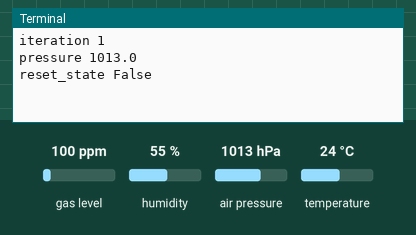
Bench run of a program on a simulated Raspberry Pi (header pin numbers). Parts: the last lines printed to the terminal. Inputs (shaded band) come from the test bench; at power-on: air pressure 1013 hPa, gas level 100 ppm, humidity 55 %, temperature 24 °C.

Above: at 1.4 s.
1.5 s: air pressure set to 952 hPa
At 1.57 s:
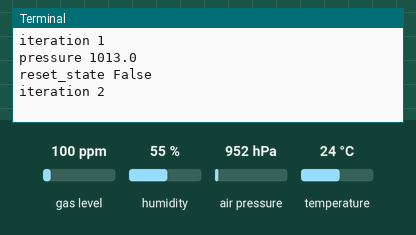
3.0 s: air pressure set to 975 hPa
At 4.8 s:
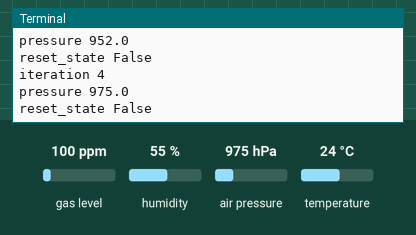
Timing chart, 0 to 6.3 s (numbered marks = the images above; inputs shaded):
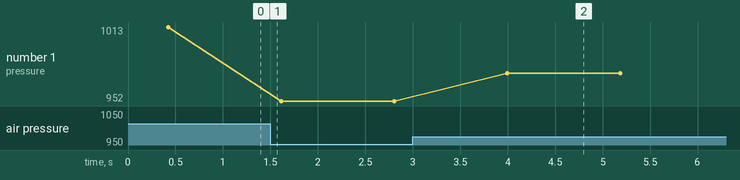

Measured:
- after the input at 3.0 s, the terminal: prints a new line after 1.0 s (image 2)
- plotted number 1: 1013 → 952 after the input at 1.5 s, 952 → 975 after the input at 3.0 s

The program:

main.py
```python
import time
from typing import Union

from input import Input
from sensor import PressureSensor


def calculate_elevation(
    pressure_hpa: Union[int, float], pressure0_hpa: Union[int, float]
) -> Union[int, float]:
    return 44_330 * (1 - (pressure_hpa / pressure0_hpa) ** (1 / 5.5255))


class ElevationTracker:
    sensor: PressureSensor

    input: Input

    pressure0_hpa: Union[int, float]

    def __init__(self) -> None:
        self.sensor = PressureSensor()

        self.input = Input()

        self.pressure0_hpa = self.sensor.read()

    def get_pressure(self) -> Union[int, float]:
        return self.sensor.read()

    def reset_pressure0(self) -> None:
        self.pressure0_hpa = self.sensor.read()

    def read_gpio(self) -> None:
        pass

    def run(self) -> None:
        itr = 0

        while True:
            itr += 1

            print("iteration", itr)

            pressure = self.get_pressure()

            print("pressure", pressure)

            reset_state = self.input.check_reset_button()

            print("reset_state", reset_state)

            time.sleep(1)


tracker = ElevationTracker()


tracker.run()
```

input.py
```python
import RPi.GPIO as GPIO


class Input:
    reset_button_pin = 36

    def __init__(self) -> None:
        GPIO.setmode(GPIO.BOARD)

        GPIO.setup(self.reset_button_pin, GPIO.IN, pull_up_down=GPIO.PUD_UP)

    def check_reset_button(self) -> bool:
        state = GPIO.input(self.reset_button_pin)

        return state == 0
```

sensor.py
```python
from typing import Union

from bme680 import (
    BME680,
    ENABLE_GAS_MEAS,
    FILTER_SIZE_3,
    I2C_ADDR_PRIMARY,
    I2C_ADDR_SECONDARY,
    OS_2X,
    OS_4X,
    OS_8X,
)


STANDARD_ATMOSPHERE_PA = 1013.25


class PressureSensor:
    sensor: BME680

    def __init__(self) -> None:
        try:
            self.sensor = BME680(I2C_ADDR_PRIMARY)
        except (RuntimeError, IOError):
            self.sensor = BME680(I2C_ADDR_SECONDARY)

        self.sensor.set_humidity_oversample(OS_2X)
        self.sensor.set_pressure_oversample(OS_4X)
        self.sensor.set_temperature_oversample(OS_8X)
        self.sensor.set_filter(FILTER_SIZE_3)
        self.sensor.set_gas_status(ENABLE_GAS_MEAS)

    def read(self) -> Union[int, float]:
        if self.sensor.get_sensor_data():
            return self.sensor.data.pressure

        return STANDARD_ATMOSPHERE_PA
```
